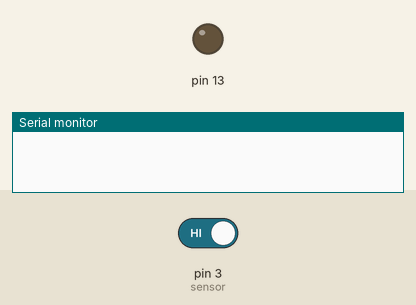
This sketch was run on a simulated Arduino Uno, built with avr-gcc and run on an emulated ATmega328P. Parts: output pins drawn as LEDs (lit = HIGH), the last lines printed to the serial monitor. Inputs (shaded band) come from the test bench; at power-on: pin 3 (sensor) HIGH.

Above: at 1.2 s.
1.3 s: pin 3 (sensor) driven LOW
At 1.6 s:
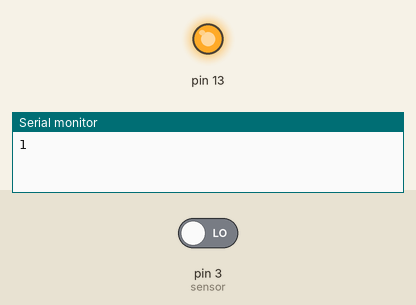
Timing chart, 0 to 4.3 s (numbered marks = the images above; inputs shaded):
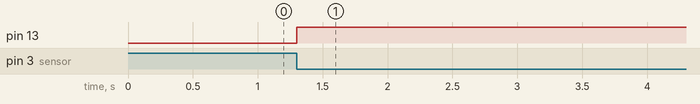

Measured:
- after the input at 1.3 s, pin 13: LOW → HIGH at once

The sketch:

people_Counter_FINAL.ino
```cpp
#define sensor 3

int for_st = 1;
int val = 0;

void setup() {
  pinMode(sensor,INPUT_PULLUP);
  Serial.begin(9600);
//  pinMode(kill,INPUT_PULLUP);
  // attachInterrupt(digitalPinToInterrupt(sensor), sendaj, FALLING); // za pushbutton stavi FALLING
pinMode(13,OUTPUT);
digitalWrite(13,LOW);
}

void loop() {


  if(digitalRead(sensor)==HIGH){  // za pushbutton stavi HIGH
    for_st=  0;
    }

    delay(1);

  if(digitalRead(sensor)==LOW){  // za pushbutton stavi LOW
    if(for_st == 0){

   Serial.println('1');
   digitalWrite(13,digitalRead(13)^1);


    }
    for_st = 1;


}

//void sendaj(){

    //}
  }
```
